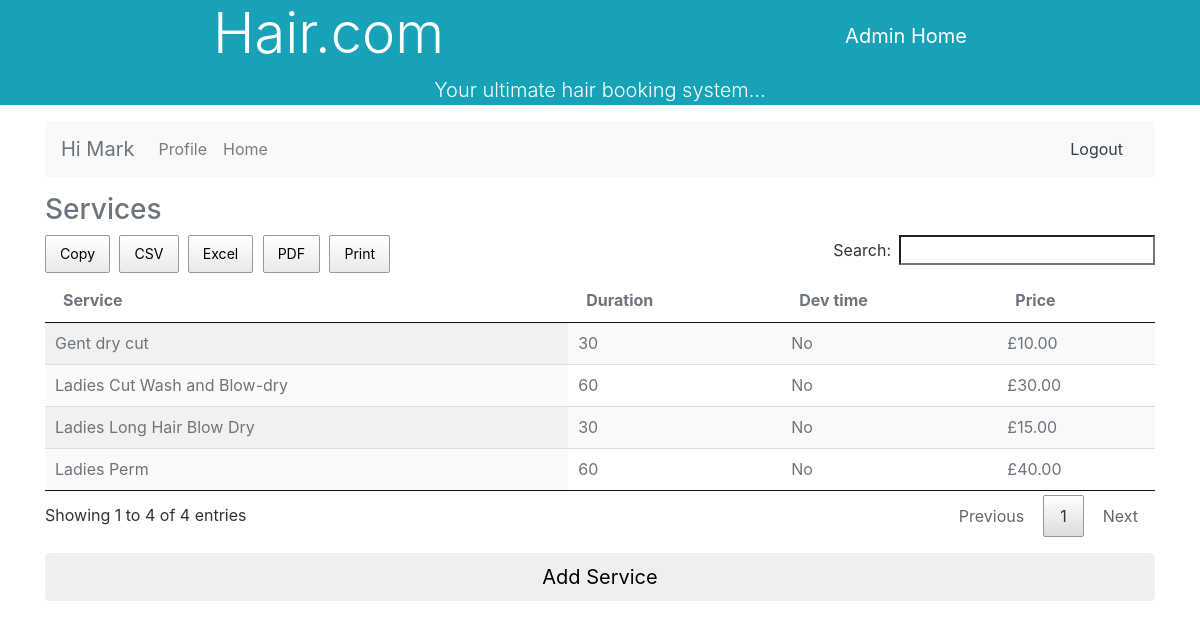
Screenshot of /services.php (signed in) with the database file from the repository.
### tables this page shows
CREATE TABLE `tblservices` (
  `serviceID` int(10) NOT NULL,
  `serviceName` varchar(50) DEFAULT NULL,
  `durationMins` int(4) DEFAULT NULL,
  `devTime` tinyint(1) DEFAULT NULL,
  `cost` decimal(13,2) DEFAULT NULL
);

### services.php (the view, shortened to what this page needs)
<?php
include 'myFunctions.php';
?>
<!doctype html>
<html lang="en">
<head>
    <link rel="stylesheet" type="text/css" href="css/jquery.dataTables.min.css"/>
    <link rel="stylesheet" type="text/css" href="css/buttons.dataTables.min.css"/>
    <link href="bootstrap-4.0.0-dist\css\bootstrap.min.css" rel="stylesheet"/>
    <link href="css/my.css" rel="stylesheet"/>
</head>
<body>
<div class="float-right sticky-top"
     style="padding:1% 18%"><?php Button('Admin Home', 'hair.com_stylistAdmin_home.php') ?></div>
<div class="container text-muted">
    <?php
    $query = "SELECT * FROM tblservices";
    $result = $db->query($query);
    if ($result->num_rows > 0) {
    ?>
    <h3>Services</h3>
    <table id="custTbl" class="display nowrap">
        <thead>
        <tr>
            <th scope="col">Service</th>
            <th scope="col">Duration</th>
            <th scope="col">Dev time</th>
            <th scope="col">Price</th>
        </tr>
        </thead>
        <?php
        while ($row = mysqli_fetch_array($result)) {
            $id = $row['serviceID'];
            $service = $row['serviceName'];
            $duration = $row['durationMins'];
            $devTime = $row['devTimeMins'] ?? "No";
            $price = $row['cost'];
            ?>
            <tr>
                <td>
                    <div contentEditable='true' class='edit' id='serviceName_<?php echo $id; ?>'>
                        <?php echo $service ?>
                    </div>
                </td>
                <td>
                    <div contentEditable='true' class='edit' id='durationMins_<?php echo $id; ?>'>
                        <?php echo $duration ?>
                    </div>
                </td>
                <td>
                    <div contentEditable='true' class='edit' id='devTimeMins_<?php echo $id; ?>'>
                        <?php echo $devTime ?>
                    </div>
                </td>
                <td>
                    <div contentEditable='true' class='edit' id='cost_<?php echo $id; ?>'>
                        £<?php echo $price ?>
                    </div>
                </td>
            </tr>
            <?php
        }
        }
        ?>
    </table>
    <form action="addService.php">
        <input type="submit" class="btn btn-lg btn-block" id="addrow" value="Add Service"/>
    </form>
</div>
</body>
</html>

### css/my.css (style rules this page uses)
.edit { width: 100%; height: 25px; }

### rows the page displays
tblservices: serviceName "Gent dry cut", durationMins "30", devTime "No", cost "10.00"
tblservices: serviceName "Ladies Long Hair Blow Dry", durationMins "30", devTime "No", cost "15.00"
tblservices: serviceName "Ladies Cut Wash and Blow-dry", durationMins "60", devTime "No", cost "30.00"
tblservices: serviceName "Ladies Perm", durationMins "60", devTime "No", cost "40.00"

### other values shown
$string "Admin Home"
$text "Hair.com"
$text2 "Your ultimate hair booking system..."
$_SESSION['user']['firstname'] "Mark"
